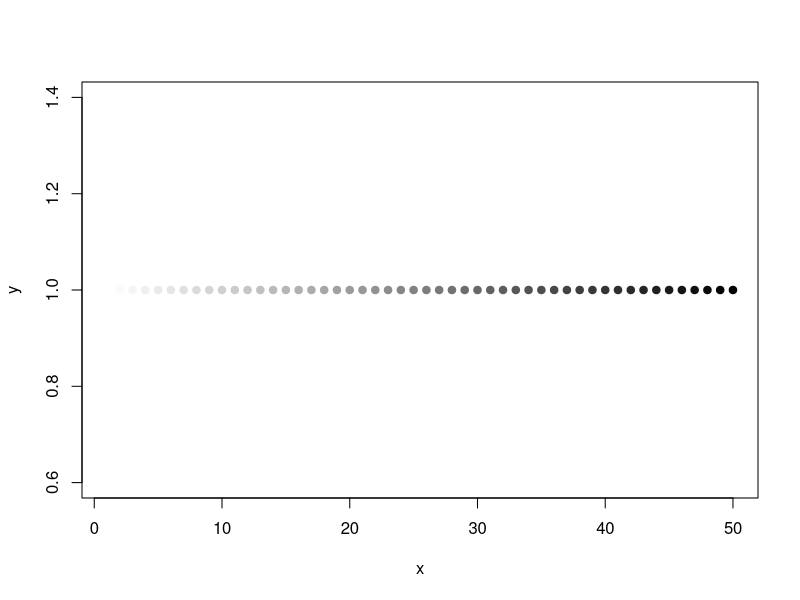
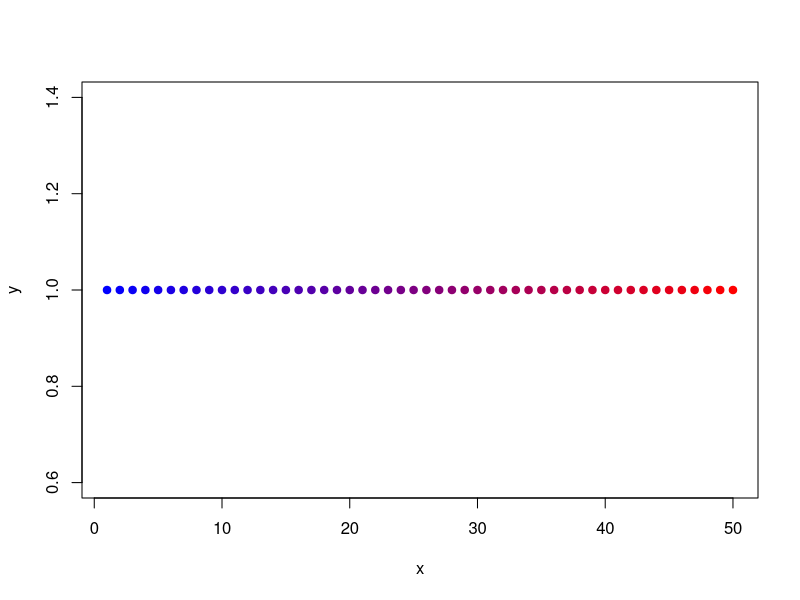
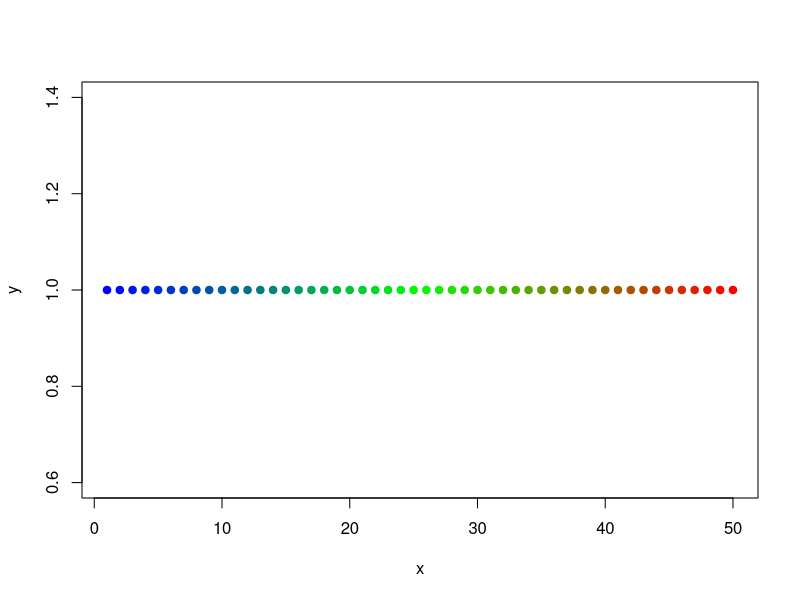

Source code (R) for these figures, in order: (Note: this script raises an error after producing the figures.)
### Title: scale_color_base() tests
###
### Author: Michael Koontz
### Email: mikoontz@gmail.com
### Twitter: @_mikoontz
###
### Date Created: 20151110
### Last Updated: 20151110
###
### Description: Test cases for scale_color_base() function, which maps values in a numeric vector to a user defined range and user defined color palette

#--------
# The function
#--------

scale_color_base <- function(value, colors=c("white", "black"), na.rm=FALSE, mapToRange=range(value, na.rm=na.rm), alpha=1, printRecast=FALSE)
{
  if (na.rm==FALSE & any(is.na(value)))
    stop("There are NAs in your vector. Using na.rm=TRUE will remove them for the mapping calculations, but add them back in in the final vector. Try that.")
  
  recast_value <- (value[!is.na(value)] - mapToRange[1]) / (diff(mapToRange))
  recast_value[recast_value < 0] <- 0
  recast_value[recast_value > 1] <- 1

  color_fnc <- colorRamp(colors=colors)
  
  plot_colors <- rep("NA", length(value))
  plot_colors[!is.na(value)] <- rgb(color_fnc(recast_value)/255, alpha=alpha)
  
  if (printRecast) {
    print(recast_value)
  }
  
  return (plot_colors)
}

#------- 
# End function
#-------

#-------
# Default case
#-------

x <- 1:50
y <- rep(1, 50)

plot(x, y, pch=19, col=scale_color_base(x))

#-------
# End default case
#-------

#-------
# Start 2 custom color case
#-------

plot(x, y, pch=19, col=scale_color_base(x, colors=c("blue", "red")))

#-------
# End 2 custom color case
#-------

#-------
# Start 3 custom color case
#-------

plot(x, y, pch=19, col=scale_color_base(x, colors=c("blue", "green", "red")))

#-------
# End 3 custom color case
#-------

#-------
# Start NA case
#-------

# Turn half of the points into NAs
x[sample(50, 25)] <- NA

# Without explicitly calling na.rm=TRUE, this breaks.
plot(x, y, pch=19, col=scale_color_base(x, colors=c("blue", "green", "red")))

plot(x, y, pch=19, col=scale_color_base(x, colors=c("blue", "green", "red"), na.rm=TRUE))

#-------
# End NA case
#-------

#-------
# Start alpha case
#-------

# Adjust transparency when there are a lot of points
x <- 1:100
y <- 1:100
xy <- expand.grid(x=x, y=y)
value <- rnorm(nrow(xy)) * xy$x
plot(xy$x, xy$y, pch=19, col=scale_color_base(value, alpha=0.25, colors=c("blue", "red")))

#-------
# End alpha case
#-------

#-------
# Start mapToRange testing
#-------

# Test 1
# Give mapToRange the actual range of the data. This should give the same result as the default
x <- 11:20
y <- rep(1, 10)
plot(x, y, pch=19, col=scale_color_base(x, colors=c("blue", "red"), mapToRange=range(x), printRecast=TRUE))

# Test 2
# mapToRange= a left frame-shifted range
x <- 11:20
y <- rep(1, 10)
plot(x, y, pch=19, col=scale_color_base(x, colors=c("blue", "red"), mapToRange=c(6, 15), printRecast=TRUE))

# Test 3
# mapToRange= a right frame-shifted range
x <- 11:20
y <- rep(1, 10)
plot(x, y, pch=19, col=scale_color_base(x, colors=c("blue", "red"), mapToRange=c(16, 25), printRecast=TRUE))

# Test 4
# new range is smaller than actual range
x <- 11:20
y <- rep(1, 10)
plot(x, y, pch=19, col=scale_color_base(x, colors=c("blue", "red"), mapToRange=c(13, 18), printRecast=TRUE))

# Test 5
# new range is larger than actual range
x <- 11:20
y <- rep(1, 10)
plot(x, y, pch=19, col=scale_color_base(x, colors=c("blue", "red"), mapToRange=c(8, 22), printRecast=TRUE))

#-------
# End mapToRange testing
#-------
